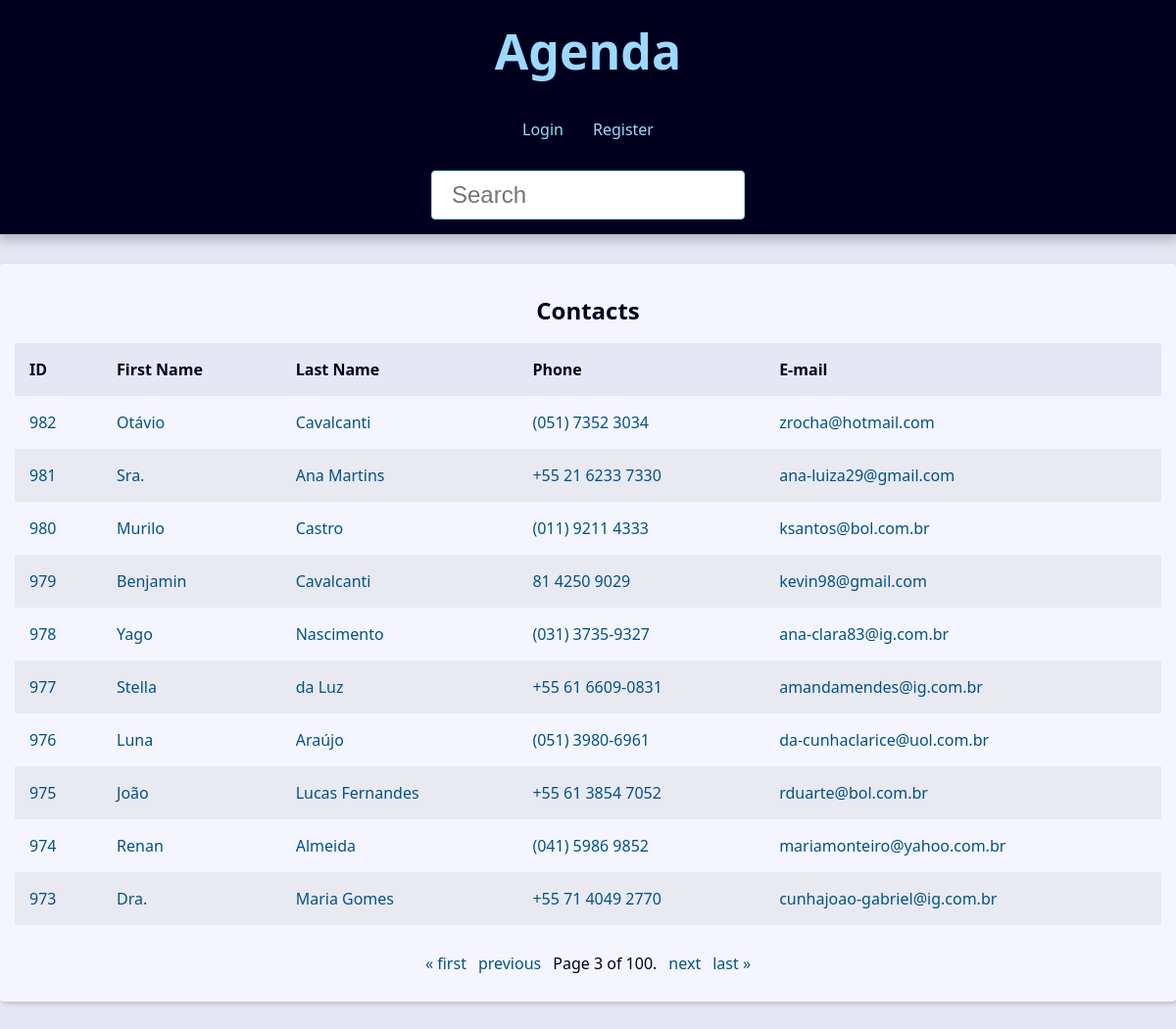
The app's page /?page=3&q= with its own data.
### contact/models.py (models this page shows, shortened)
class Contact(models.Model):
    first_name = models.CharField(max_length=50)
    last_name = models.CharField(max_length=50, blank=True)
    phone = models.CharField(max_length=50, verbose_name='Telefone')
    email = models.EmailField(max_length=254, blank=True)
    created_date = models.DateTimeField(default=timezone.now)
    description = models.TextField(blank=True)
    show = models.BooleanField(default=True)
    picture = models.ImageField(blank=True, upload_to='pictures/%Y/%m/')
    category = models.ForeignKey(
        Category,
        on_delete=models.SET_NULL,
        blank=True,
        null=True
    )
    owner = models.ForeignKey(
        User,
        on_delete=models.SET_NULL,
        blank=True,
        null=True
    )

### contact/views/contact_views.py (the view)
# urls.py: path('', views.index, name='index'),
def index(request):
    contacts = Contact.objects \
        .filter(show=True)\
        .order_by("-id")
    paginator = Paginator(contacts, 10)  # Show 25 contacts per page.
    page_number = request.GET.get("page")
    page_obj = paginator.get_page(page_number)
    context = {
        'page_obj': page_obj,
        'site_title': 'Contatos - ',
    }
    return render(
        request,
        'contact/index.html',
        context,
    )

### contact/templates/contact/index.html
{% extends "global/base.html" %}
{% block content %}
{% if page_obj %}
    <div class="responsive-table">
        <table class="contacts-table">
            <caption class="table-caption">
                Contacts
            </caption>
            <thead>
                <tr class="table-row table-row-header">
                    <th class="table-header">ID</th>
                    <th class="table-header">First Name</th>
                    <th class="table-header">Last Name</th>
                    <th class="table-header">Phone</th>
                    <th class="table-header">E-mail</th>
                </tr>
            </thead>
            <tbody>
                {% for contact in page_obj %}
                    <tr class="table-row">
                        <td class="table-cel">
                            <a href="{% url "contact:contact" contact.id %}" class="table-link">
                                {{ contact.id }}
                            </a>
                        </td>
                        <td class="table-cel">
                            <a href="#" class="table-link">
                                {{ contact.first_name }}
                            </a>
                        </td>
                        <td class="table-cel">
                            <a href="#" class="table-link">
                                {{ contact.last_name }}
                            </a>
                        </td>
                        <td class="table-cel">
                            <a href="#" class="table-link">
                                {{ contact.phone }}
                            </a>
                        </td>
                        <td class="table-cel">
                            <a href="#" class="table-link">
                                {{ contact.email }}
                            </a>
                        </td>
                    </tr>
                {% endfor %}
            </tbody>
        </table>
    </div>
{% else %}
<div class="single-contact">
    <h1 class="single-contact-name">
        Nenhum contato encontrado.
    </h1>
</div>
{% endif %}
{% endblock content %}

### base_static/global/css/style.css (style rules this page uses)
:root { --spacing: 1.5rem; --link-dark-color: rgb(0, 83, 134); --link-light-color: rgb(156, 217, 255); --clr-white: rgb(245, 245, 255); --clr-black: rgb(0, 0, 30); --clr-light-gray: rgb(230, 230, 245); --clr-dark-shadow-5: rgba(0, 0, 10, 5%); --clr-dark-shadow-10: rgba(0, 0, 10, 10%); --clr-dark-shadow-20: rgba(0, 0, 10, 20%); --clr-light-shadow-5: rgba(200, 200, 255, 5%); --clr-light-shadow-10: rgba(200, 200, 255, 10%); --clr-light-shadow-20: rgba(200, 200, 255, 20%); --main-page-width: 120rem; --table-min-width: 60rem; --biggest-font-size: 5rem; --bigger-font-size: 4rem; --big-font-size: 3.2rem; --medium-font-size: 2.4rem; --small-font-size: 1.6rem; --smaller-font-size: 1.4rem; --smallest-font-size: 1.2rem; --transition-fast: 300ms; --transition-medium: 600ms; --transition-slow: 1s; --default-border-radius: 4px; }
*, *::before, *::after { margin: 0; padding: 0; box-sizing: border-box; }
html { font-size: 62.5%; }
body { font-family: system-ui, -apple-system, BlinkMacSystemFont, 'Segoe UI', Roboto, Oxygen, Ubuntu, Cantarell, 'Open Sans', 'Helvetica Neue', sans-serif; line-height: 1.5; font-size: var(--small-font-size); color: var(--clr-black); -webkit-font-smoothing: antialiased; background: var(--clr-light-gray); }
.responsive-table { width: 100%; overflow-x: auto; }
.contacts-table { width: 100%; min-width: var(--table-min-width); border-collapse: collapse; }
.table-caption { font-size: var(--medium-font-size); font-weight: bold; padding: var(--spacing); }
.table-row { text-align: left; text-overflow: ellipsis; transition: background-color var(--transition-fast) ease-in-out; }
.table-row:nth-of-type(2n) { background: var(--clr-dark-shadow-5); }
.table-row-header { background: var(--clr-light-gray); color: var(--clr-black); }
.table-cel, .table-header { padding: var(--spacing); }
.table-link { color: var(--link-dark-color); transition: color var(--transition-fast) ease-in-out; text-decoration: none; }

### records on screen
Contact: id "982", first_name "Otávio", last_name "Cavalcanti", phone "(051) 7352 3034", email "zrocha@hotmail.com"
Contact: id "981", first_name "Sra.", last_name "Ana Martins", phone "+55 21 6233 7330", email "ana-luiza29@gmail.com"
Contact: id "980", first_name "Murilo", last_name "Castro", phone "(011) 9211 4333", email "ksantos@bol.com.br"
Contact: id "979", first_name "Benjamin", last_name "Cavalcanti", phone "81 4250 9029", email "kevin98@gmail.com"
Contact: id "978", first_name "Yago", last_name "Nascimento", phone "(031) 3735-9327", email "ana-clara83@ig.com.br"
Contact: id "977", first_name "Stella", last_name "da Luz", phone "+55 61 6609-0831", email "amandamendes@ig.com.br"
Contact: id "976", first_name "Luna", last_name "Araújo", phone "(051) 3980-6961", email "da-cunhaclarice@uol.com.br"
Contact: id "975", first_name "João", last_name "Lucas Fernandes", phone "+55 61 3854 7052", email "rduarte@bol.com.br"
Contact: id "974", first_name "Renan", last_name "Almeida", phone "(041) 5986 9852", email "mariamonteiro@yahoo.com.br"
Contact: id "973", first_name "Dra.", last_name "Maria Gomes", phone "+55 71 4049 2770", email "cunhajoao-gabriel@ig.com.br"

### other values on screen
{{ page_obj.number }} "3"
{{ page_obj.paginator.num_pages }} "100"
